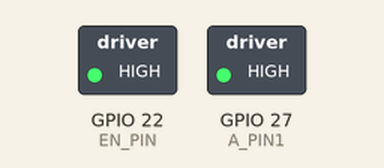
This program was run on a simulated Raspberry Pi (BCM pin numbers). Parts: switched loads named in the program (green lamp = pin HIGH).

Above: at 2.5 s.
At 7.5 s:
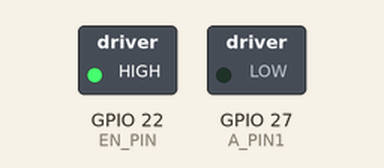
Timing chart, 0 to 13.0 s (numbered marks = the images above):
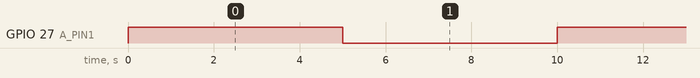

The program:

motor2.py
```python
import gpiod
import time
import RPi.GPIO as GPIO

EN_PIN = 22
A_PIN1 = 27
A_PIN2 = 17


GPIO.setmode(GPIO.BCM)
GPIO.setup(EN_PIN, GPIO.OUT)
GPIO.setup(A_PIN1, GPIO.OUT)


try:
    GPIO.output(EN_PIN, GPIO.HIGH)


    while True:
        GPIO.output(A_PIN1, GPIO.HIGH)
        time.sleep(5)
        GPIO.output(A_PIN1, GPIO.LOW)
        time.sleep(5)

except KeyboardInterrupt:  # When 'Ctrl+C' is pressed, the child program destroy() will be  executed.
    GPIO.cleanup()
```

Measured:
- by itself, GPIO 27 (A_PIN1): alternates HIGH for 5.0 s and LOW for 5.0 s
